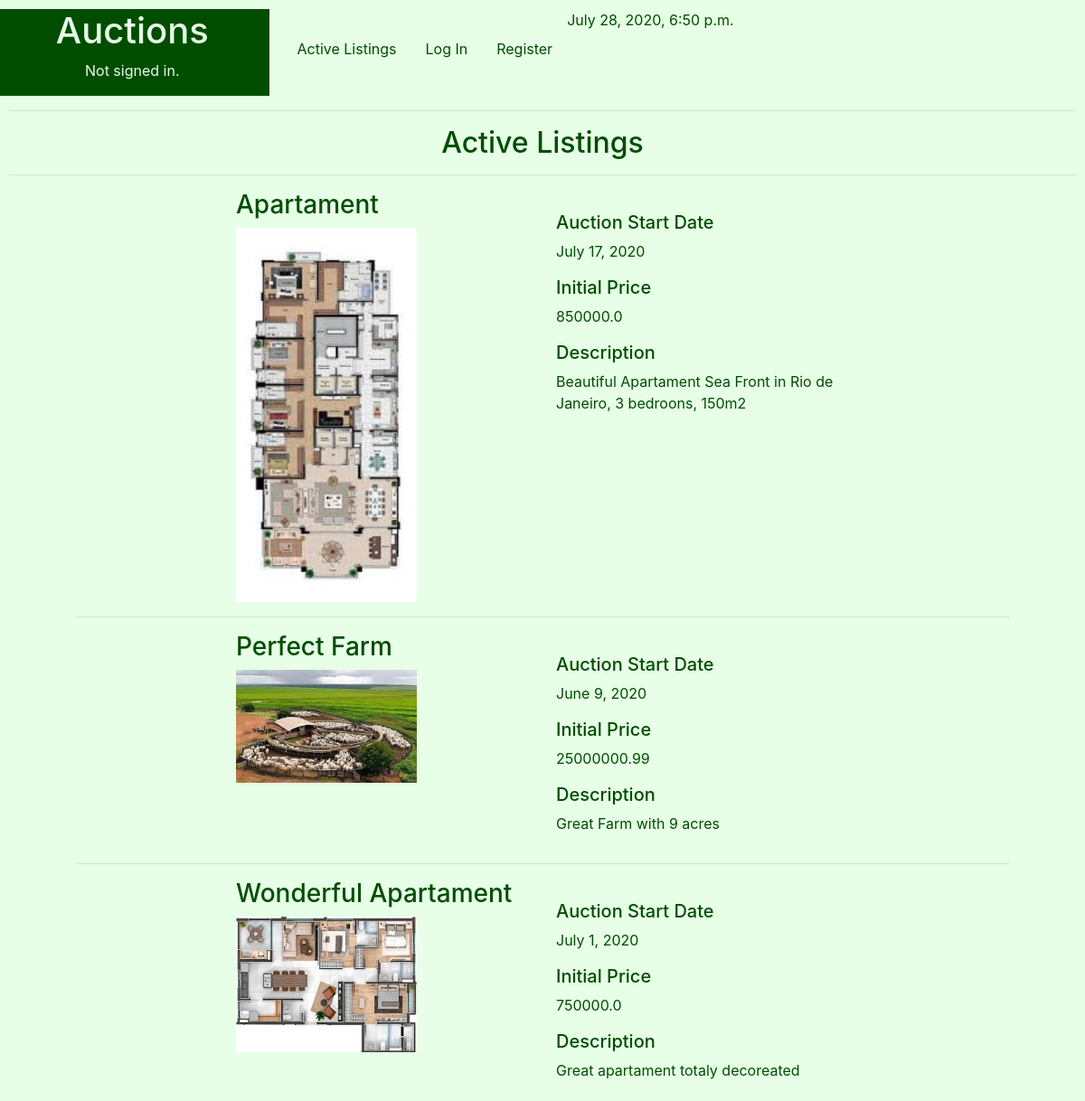
The app's page / (upper part), older data.
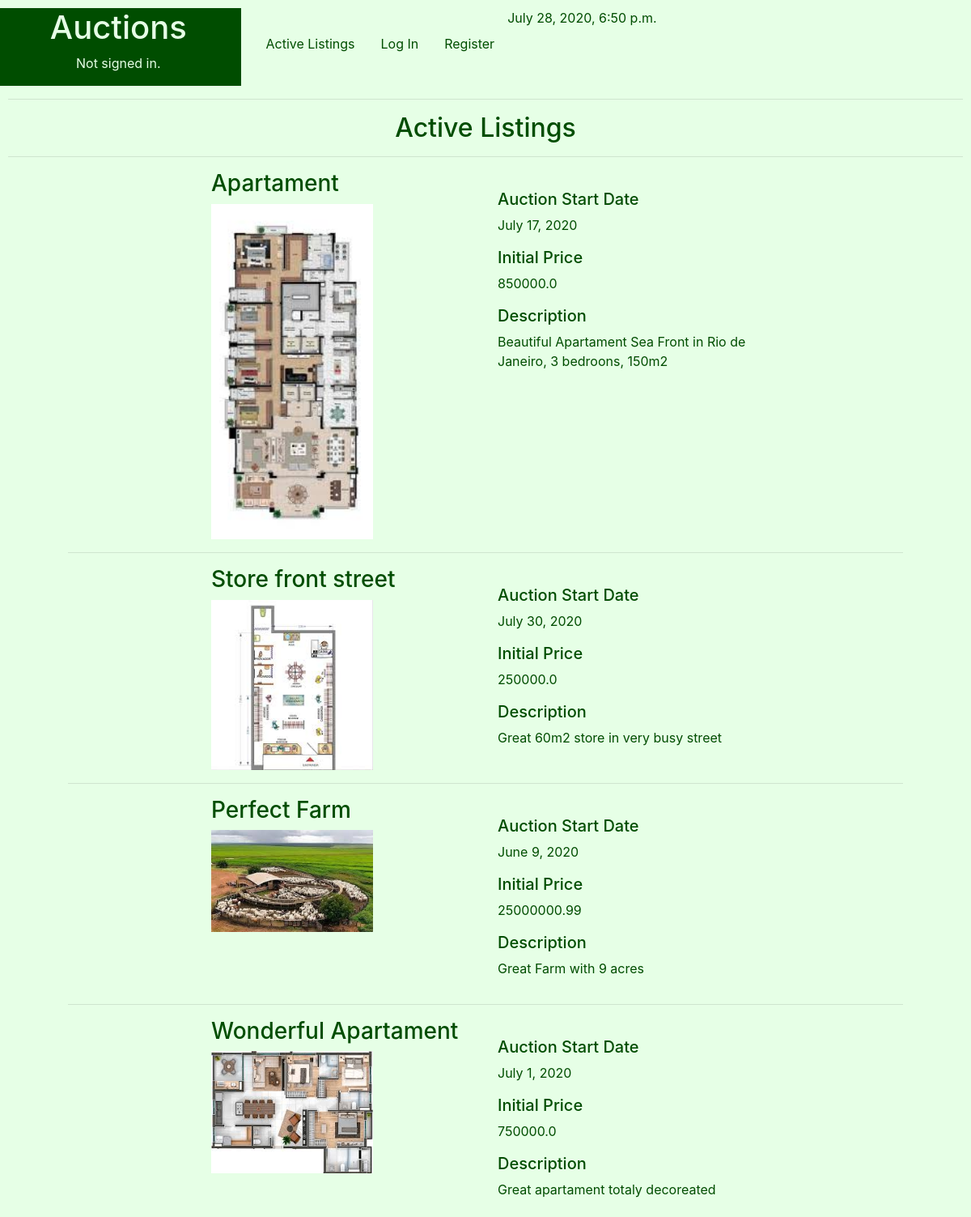
The same page, newer data.
### auctions/models.py (models this page shows, shortened)
class Listings(models.Model):
    STATUS = (
        ('Active', 'Active - Receiving Bids'),
        ('To Begin', 'To Begin - De Auction didn´t start yet'),
        ('Closed', 'Closed - The seller gave up the auction'),
        ('Sold', 'Sold'),
    )
    Ltitle = models.CharField(help_text="Choose a title for your listing",max_length=50)
    Ccode=models.IntegerField(help_text="Categories Ex: 1-Apartament,2-Commercial,3-Farm, 4-House ") #foreign key from PropTypes
    Ldescription = models.CharField(max_length=250)
    Lprice = models.FloatField(help_text="starting bid Just USD") #initial price
    Ldatestart = models.DateField(help_text="Please use the following format: <em>YYYY-MM-DD</em>. for the auction start")
    Lduration = models.IntegerField(help_text="Duration expressed in days" )
    Luser = models.CharField(max_length=25)
    Limage= models.ImageField(upload_to="media", blank=True) #Name of the picture saved on static folder
    Lstatus = models.CharField(max_length=8, choices=STATUS )

### auctions/views.py (the view)
# urls.py: path('', views.index, name='index'),
def index(request):
    d = datetime.now()
    context={
            "d" : d,
            "ActiveListings": Listings.objects.all(),
    }
    return render(request, "auctions/index.html", context)

### auctions/templates/auctions/index.html (shortened to what this page needs)
{% extends "auctions/layout.html" %}
{% block body %}
  <h2 style=" text-align: center;">Active Listings</h2>
  <hr>
    <div class="form-group" >
      <form >
          {% if ActiveListings|length > 0 %}
              {% for Active in ActiveListings %}
                    {%if Active.Lstatus == "Active"%}
                        <div class="container" style="border:#004d00; width:90%">
                            <div class="row"  width="1700px">
                                <div class="col-lg-2">
                                </div>
                                <div class="col-lg-4">
                                    <h3>{{ Active.Ltitle }}</h3>
    		                            <img src=" {{Active.Limage.url}} "  width="200">
                                    <br>
                                </div>
                                <div class="col-lg-4">
                                  <br>
                                  <h5>Auction Start Date  </h5>
                                  <p>{{ Active.Ldatestart }}</p>
                                    <h5>Initial Price </h5>
                                    <p> {{ Active.Lprice }}</p>
                       	          <h5>Description</h5>
    					        	          <p>{{ Active.Ldescription }}</p>
                                </div>
                                <div class="col-lg-2">
                                </div>
                            </div>
                            <hr>
                        </div>
                    {%endif%}
    				  {% endfor %}
          {% else %}
    	         	<div class="form-group">
    		          	<output>No matches found</output>
    	        	</div>
          {% endif %}
    	</form>
    </div>
{% endblock %}

Row changes from the older to the newer data that the page shows:
now on this page (row edited): Listings: Ltitle "Store front street", Limage (picture), Ldatestart "July 30, 2020", Lprice "250000.0", Ldescription "Great 60m2 store in very busy street"
